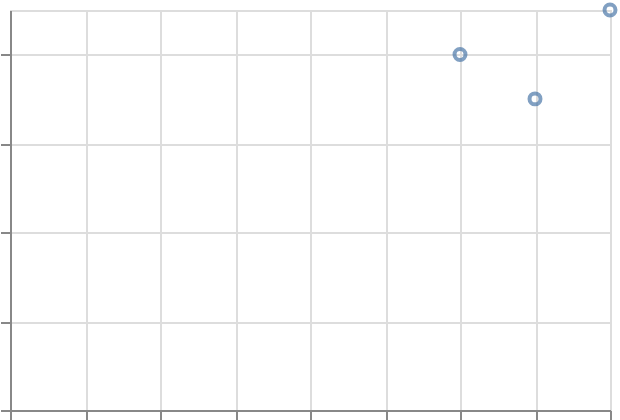

Express this chart as Vega-Lite.
### Vega-Lite specification from a JSON file in a GitHub repository (floating-point values rounded to 4 significant figures)
{"$schema": "https://vega.github.io/schema/vega-lite/v6.json", "padding": 5, "autosize": "none", "width": 300, "height": 200, "data": {"name": "table", "values": [{"c": "A", "g": "p", "x": 1, "y": 2, "v": 5, "t": "2024-01-15", "o": {"v": 3}, "IMDB Rating": 6.1, "d": "x1"}, {"c": "B", "g": "q", "x": 2, "y": 4, "v": 9, "t": "2024-02-20", "o": {"v": 7}, "IMDB Rating": 7.4, "d": "x2"}, {"c": "A", "g": "q", "x": 3, "y": 3, "v": 2, "t": "2024-03-05", "o": {"v": 1}, "IMDB Rating": 5.2, "d": "x1"}, {"c": "C", "g": "p", "x": 4, "y": 6, "v": 7, "t": "2024-05-30", "o": {"v": 4}, "IMDB Rating": 8.8, "d": "x3"}, {"c": "B", "g": "p", "x": 5, "y": 5, "v": 4, "t": "2024-07-11", "o": {"v": 9}, "IMDB Rating": 6.9, "d": "x2"}, {"c": "C", "g": "q", "x": 6, "y": 8, "v": 6, "t": "2024-09-02", "o": {"v": 2}, "IMDB Rating": 7.7, "d": "x3"}, {"c": "A", "g": "p", "x": 7, "y": 7, "v": 8, "t": "2024-11-25", "o": {"v": 5}, "IMDB Rating": 4.4, "d": "x1"}, {"c": "B", "g": "q", "x": 8, "y": 9, "v": 3, "t": "2024-12-31", "o": {"v": 8}, "IMDB Rating": 9.1, "d": "x2"}]}, "mark": "point", "encoding": {"x": {"field": "x", "type": "quantitative"}, "y": {"field": "y", "type": "quantitative"}}, "params": [{"name": "base", "value": 3}, {"name": "cut", "expr": "base * 2"}], "transform": [{"filter": "datum.y > cut"}]}
